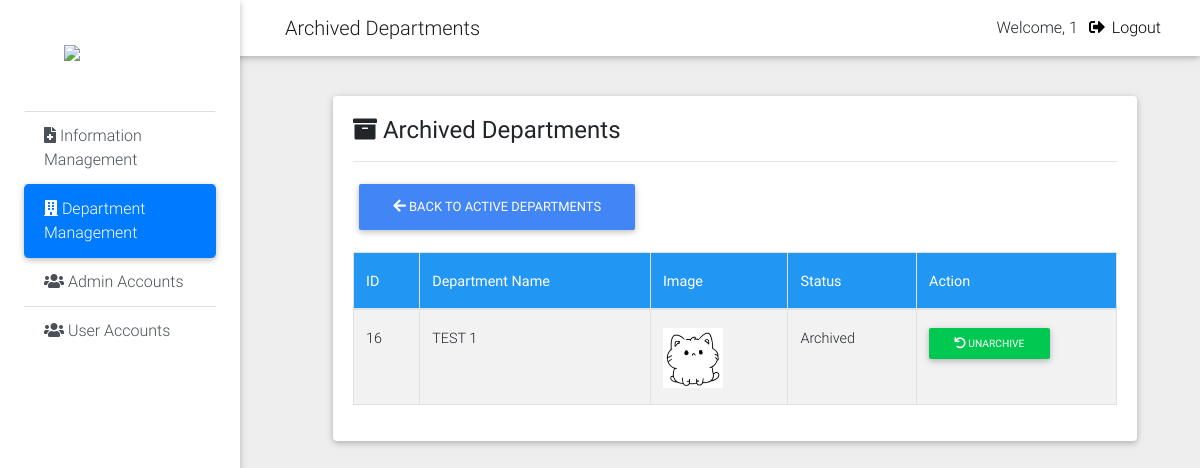
Page /records-administrator/department_archive.php (signed in) on the earlier database version.
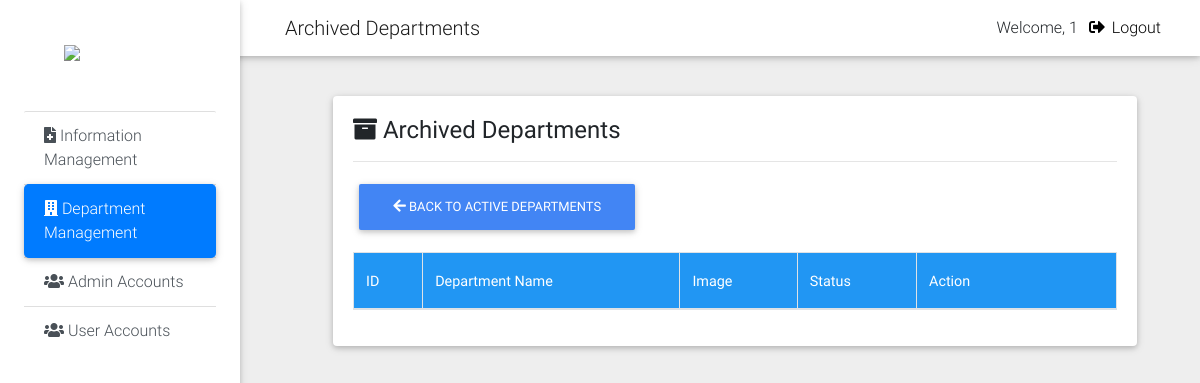
Same page on the later database version.
### tables this page shows
CREATE TABLE `departments` (
  `department_id` int(11) NOT NULL,
  `department_name` varchar(150) NOT NULL,
  `department_img` varchar(255) DEFAULT NULL,
  `department_status` enum('Active','Archived') DEFAULT 'Active',
  `created_at` timestamp NOT NULL DEFAULT current_timestamp()
);

### records-administrator/department_archive.php (the view, shortened to what this page needs)
<?php
require_once("../include/connection.php");
$query = mysqli_query($conn,"SELECT * FROM departments
                             WHERE department_status='Archived'
                             ORDER BY department_id DESC");
?>
<!DOCTYPE html>
<html lang="en">
<head>
<link href="css/bootstrap.min.css" rel="stylesheet">
<link href="css/mdb.min.css" rel="stylesheet">
<link href="css/style.min.css" rel="stylesheet">
<link rel="stylesheet" href="https://use.fontawesome.com/releases/v5.8.1/css/all.css">
</head>
<body class="grey lighten-3">
<nav class="navbar fixed-top navbar-expand-lg navbar-light white">
    <div class="container-fluid">
        <span class="navbar-brand">Archived Departments</span>
        <ul class="navbar-nav ml-auto">
            <li class="nav-item mt-2">
                Welcome, <?php echo $_SESSION['admin_user']; ?>
            </li>
            <li class="nav-item">
                <a href="logout.php" class="nav-link">
                    <i class="fas fa-sign-out-alt"></i> Logout
                </a>
            </li>
        </ul>
    </div>
</nav>
<div class="sidebar-fixed bg-white">
    <a class="logo-wrapper waves-effect">
        <img src="js/img/municipalLogo.png" class="square-logo img-fluid">
    </a>
    <div class="list-group list-group-flush">
        <a href="add_document.php" class="list-group-item list-group-item-action">
            <i class="fas fa-file-medical"></i> Information Management
        </a>
        <a href="department_management.php" class="list-group-item active">
            <i class="fas fa-building"></i> Department Management
        </a>
        <a href="view_admin.php" class="list-group-item list-group-item-action">
            <i class="fas fa-users"></i> Admin Accounts
        </a>
        <a href="view_user.php" class="list-group-item list-group-item-action">
            <i class="fas fa-users"></i> User Accounts
        </a>
    </div>
</div>
<main class="pt-5 mx-lg-5" style="margin-left:260px;">
<div class="container-fluid mt-5">
<div class="card">
<div class="card-body">
<h4><i class="fas fa-archive"></i> Archived Departments</h4>
<hr>
<div class="mb-3">
    <a href="department_management.php" class="btn btn-primary">
        <i class="fas fa-arrow-left"></i> Back to Active Departments
    </a>
</div>
<table class="table table-striped table-bordered">
<thead class="blue white-text">
<tr>
    <th>ID</th>
    <th>Department Name</th>
    <th>Image</th>
    <th>Status</th>
    <th width="200">Action</th>
</tr>
</thead>
<tbody>
<?php while($row = mysqli_fetch_assoc($query)) { ?>
<tr>
    <td><?php echo $row['department_id']; ?></td>
    <td><?php echo $row['department_name']; ?></td>
    <td>
        <img src="department_images/<?php echo $row['department_img']; ?>" width="60">
    </td>
    <td><?php echo $row['department_status']; ?></td>
    <td>
        <a href="unarchive_department.php?id=<?php echo $row['department_id']; ?>"
           class="btn btn-sm btn-success"
           onclick="return confirm('Unarchive this department?');">
           <i class="fas fa-undo"></i> Unarchive
        </a>
    </td>
</tr>
<?php } ?>
</tbody>
</table>
</div>
</div>
</div>
</main>
</body>
</html>

Differences in the rows shown:
removed departments: department_id "16", department_name "TEST 1", department_img (picture), department_status "Archived"
